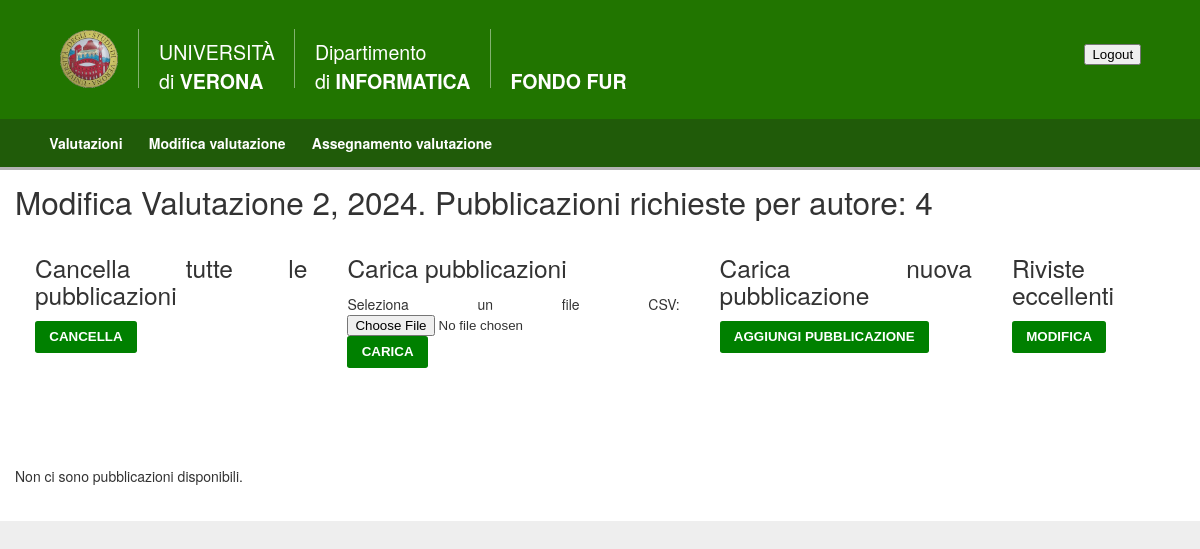
Screenshot of /valutazioni/modifica_valutazione/Valutazione 2/ with the database file from the repository.
### caricamentoDati/models.py (models this page shows, shortened)
class Valutazione(models.Model):
    STATUS_CHOICES = (
        ('Vuota', 'Vuota'),
        ('Pubblicazioni caricate', 'Pubblicazioni caricate'),
        ('Assegnamento calcolato', 'Assegnamento calcolato'),
        ('Assegnamento completato', 'Assegnamento completato'),
        ('Chiusa', 'Chiusa'),
    )
    nome = models.CharField(max_length=100, primary_key=True)
    anno = models.IntegerField(validators=[MinValueValidator(
        1000), MaxValueValidator(9999)], default=datetime.date.today().year)
    dataCaricamento = models.DateField(
        blank=True, null=True, verbose_name="data di caricamento")
    status = models.CharField(
        max_length=50, choices=STATUS_CHOICES, default='Vuota')
    numeroPubblicazioni = models.PositiveIntegerField(
        validators=[MinValueValidator(1)], default=3, verbose_name="numero di pubblicazioni da selezionare")
    dataCaricamentoPubblicazioni = models.DateField(
        blank=True, null=True, verbose_name="data di caricamento delle pubblicazioni")
    class Meta:
        verbose_name_plural = "Valutazioni"

### caricamentoDati/views.py (the view)
# urls.py: re_path('^modifica_valutazione/(?P<valutazione_nome>.*)/$',
def modifica_valutazione(request, valutazione_nome):
    valutazione = Valutazione.objects.get(nome=valutazione_nome)
    form = FormAggiungiPubblicazione()
    context = {
        'valutazione': valutazione,
        'pubblicazioni': PubblicazionePresentata.objects.filter(valutazione=valutazione).order_by('titolo'),
        'form_aggiungi_pubblicazione': form,
    }
    return render(request, 'caricamentoDati/modifica.html', context)

### caricamentoDati/forms.py
class FormAggiungiPubblicazione(forms.ModelForm):
    autori = forms.ModelMultipleChoiceField(queryset=Docente.objects.all().order_by(
        'cognome_nome'), required=False, widget=CheckboxSelectMultiple)
    class Meta:
        model = PubblicazionePresentata
        fields = ['handle', 'titolo', 'anno_pubblicazione', 'miglior_quartile', 'issn_isbn',
                  'doi', 'tipologia_collezione', 'titolo_rivista_atti', 'indicizzato_scopus']

### caricamentoDati/templates/caricamentoDati/modifica.html (shortened to what this page needs)
{% extends 'base.html' %}
{% block content %}
  <div class="main">
    <h1>Modifica {{ valutazione.nome }}, {{ valutazione.anno }}. Pubblicazioni richieste per autore: {{ valutazione.numeroPubblicazioni }}</h1>
    <div style="display: flex;">
      <div style="padding: 20px;">
        <h2>Cancella tutte le pubblicazioni</h2>
        <form method="post" action="{% url 'cancella_pubblicazioni_tot' valutazione.nome %}">
          <button class="btn" type="submit">Cancella</button>
        </form>
      </div>
      <div style="padding: 20px;">
        <h2>Carica pubblicazioni</h2>
        <form method="post" enctype="multipart/form-data" action="{% url 'caricamento_con_file' filename='temp' valutazione=valutazione.nome %}">
          <label for="filename">Seleziona un file CSV:</label>
          <input type="file" name="filename" id="filename" />
          <br/>
          <button class="btn" type="submit">Carica</button>
        </form>
      </div>
      <div style="padding: 20px;">
        <h2>Carica nuova pubblicazione</h2>
        <button onclick="openPopup()" class="btn">Aggiungi pubblicazione</button>
    </div>
      <div style="padding: 20px;">
        <h2>Riviste eccellenti</h2>
        <form action="{% url 'riviste_eccellenti' valutazione_nome=valutazione.nome %}" method="post">
          <button type="submit" class="btn">Modifica</button>
        </form>
      </div>
    </div>
    <div style="padding-top: 80px;">
      {% if pubblicazioni %}
        <h2>Pubblicazioni</h2>
        <table style="text-align: left; width: 100%;" border="1" cellpadding="2" cellspacing="2">
          <tr>
            <td style="vertical-align: top; text-align: left;">
              <b>Titolo</b>
            </td>
            <td style="vertical-align: top; text-align: left;">
              <b>Anno di pubblicazione</b>
            </td>
            <td style="vertical-align: top; text-align: left;">
              <b>Miglior quartile</b>
            </td>
            <td style="vertical-align: top; text-align: left;">
              <b>Numero di coautori del dipartimento</b>
            </td>
            <td style="vertical-align: top; text-align: left;">
              <b>Azioni</b>
            </td>
          </tr>
          {% for pubblicazione in pubblicazioni %}
            <tr>
              <td>{{ pubblicazione.titolo }}</td>
              <td>{{ pubblicazione.anno_pubblicazione }}</td>
              <td>{{ pubblicazione.miglior_quartile }}</td>
              <td>{{ pubblicazione.num_coautori_dip }}</td>
              <td>
                <div type="button" style="padding-left: 40px;">
                  <form method="post" action="{% url 'cancella_pubblicazione_singola' valutazione_nome=valutazione.nome pubblicazione_titolo=pubblicazione.titolo %}">
                    {% csrf_token %}
                    <button class="btn" type="submit">Cancella</button>
                  </form>
                </div>
              </td>
            </tr>
          {% endfor %}
        </table>
      {% else %}
        <p>Non ci sono pubblicazioni disponibili.</p>
      {% endif %}
    </div>
  </div>
{% endblock %}

### caricamentoDati/static/styles.css (style rules this page uses)
body { margin: 0; padding: 0; color: #333; text-align: justify; background-color: #eee; font: .875em "Helvetica Neue", Helvetica, Arial, Geneva, sans-serif; }
h1, h2, h3, h4, h5, h6 { margin: 0 0 .5em; font-weight: 500; line-height: 1.1; }
h1 { font-size: 2.25em; }
h2 { font-size: 1.75em; }
p { margin: 0 0 1.5em; line-height: 1.25; }
.main { background-color: #fff; padding: 15px; }
.btn { color: #fff !important; background-color: #008000; display: inline-block; padding: .5em 1em; margin-bottom: 0; line-height: 1.2; white-space: nowrap; vertical-align: middle; cursor: pointer; border: 1px solid transparent; border-radius: .2em; text-decoration: none; text-transform: uppercase; font-weight: bold; }

### rows the page displays
Valutazione: nome "Valutazione 2", anno "2024", numeroPubblicazioni "4"
